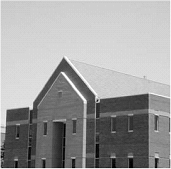
#> input picture igreja.tif, 171 x 169 px
$ python PDI_ImageHistogram.py
#> lines starting #> are read from the running program, lines starting #| are printed output that depends on the picture
# Versao simples, sem interface onde usuario pode carregar qualquer imagem. Previsto para v2.

import cv2
from matplotlib import pyplot as plt

def HistLinha(img, color):

    # Ajustes do Figure
    fig = plt.figure(3, figsize=(15, 8))
    tit = fig.suptitle("PDI: Histogramas", fontsize="x-large")
    tit.set_y(0.95)
    fig.subplots_adjust(top=0.85)

    ax1 = fig.add_subplot(121)
    ax2 = fig.add_subplot(122)

    ax1.set_title("Imagem Original")
    ax2.set_title("Histograma de Linhas ")

    ax1.axis('off')

    plt.ylabel("Frequencia")
    plt.xlabel("Pixels")

    if color is 1:
        #vetor de cores para linhas do histogram
        color = ('b', 'g', 'r')

        # Precisa converter img em RGB para usar no pylpot
        img = cv2.cvtColor(img, cv2.COLOR_BGR2RGB)
        ax1.imshow(img)

    else:
        color = ('b');
        ax1.imshow(img, 'gray')

    # For com a qtde de indices do vetor
    for i, cor in enumerate(color):
        hist = cv2.calcHist([img], [i], None, [256], [0, 256])
        ax2.plot(hist, color=cor)
        plt.xlim([0, 256])

    #plt.show()


def HistLinhaBarra(img, color):

    # Ajustes do Figure
    fig = plt.figure(1, figsize=(15, 8))
    tit = fig.suptitle("PDI: Histogramas", fontsize="x-large")
    tit.set_y(0.95)
    fig.subplots_adjust(top=0.85)

    ax1 = fig.add_subplot(221)
    ax2 = fig.add_subplot(222)
    ax3 = fig.add_subplot(224)

    ax1.set_title("Imagem Original")
    ax2.set_title("Histograma de Linhas ")
    ax3.set_title("Histograma de Barras ")

    ax1.axis('off')

    plt.ylabel("Frequencia")
    plt.xlabel("Pixels")

    if color is 1:
        #vetor de cores para linhas do histogram
        color = ('b', 'g', 'r')

        # Precisa converter img em RGB para usar no pyplot
        img = cv2.cvtColor(img, cv2.COLOR_BGR2RGB)
        ax1.imshow(img)

    else:
        color = ('b');
        ax1.imshow(img, 'gray')


    # For com a qtde de indices do vetor
    for i, cor in enumerate(color):
        hist = cv2.calcHist([img], [i], None, [256], [0, 256])
        ax2.plot(hist, color=cor)
        plt.xlim([0, 256])

    ax3.hist(img.ravel(), 256, [0, 256])
    #plt.show()


def HistBarra(img, cor):

    # Ajustes do Figure
    fig = plt.figure(2, figsize=(15, 8))
    tit = fig.suptitle("PDI: Histogramas", fontsize="x-large")
    tit.set_y(0.95)
    fig.subplots_adjust(top=0.85)

    ax1 = fig.add_subplot(121)
    ax3 = fig.add_subplot(122)

    ax1.set_title("Imagem Original")
    ax3.set_title("Histograma de Barras ")

    ax1.axis('off')

    plt.ylabel("Frequencia")
    plt.xlabel("Pixels")

    # Cria um vetor com os dados da imagem
    imgArray = img.ravel()

    if cor is 1:

        # Precisa converter img em RGB para usar no pyplot
        img = cv2.cvtColor(img, cv2.COLOR_BGR2RGB)
        ax1.imshow(img)

    else:
        ax1.imshow(img, 'gray')

    ax3.hist(imgArray, 256, [0, 256])
    #plt.show()


# imread: 0 gray; 1 color; -1 alpha
cor = 0
img = cv2.imread('igreja.tif', cor)
#> img is the input picture: shape (169, 171); min 0, max 255, mean 158.2
HistLinhaBarra(img, cor)
HistBarra(img, cor)
HistLinha(img, cor)
plt.show()
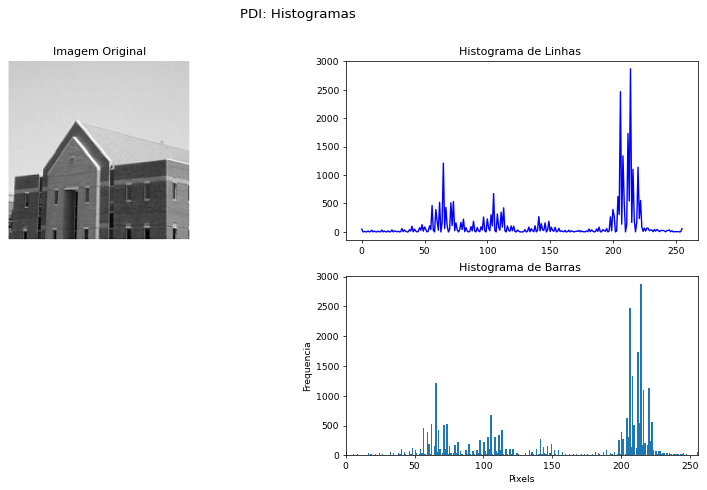
#> figure drawn by matplotlib, 3 panels; panel 2: curve peaks at x = 214, y = 2868; panel 3: tallest bar 2868 high, from x = 214 to 215
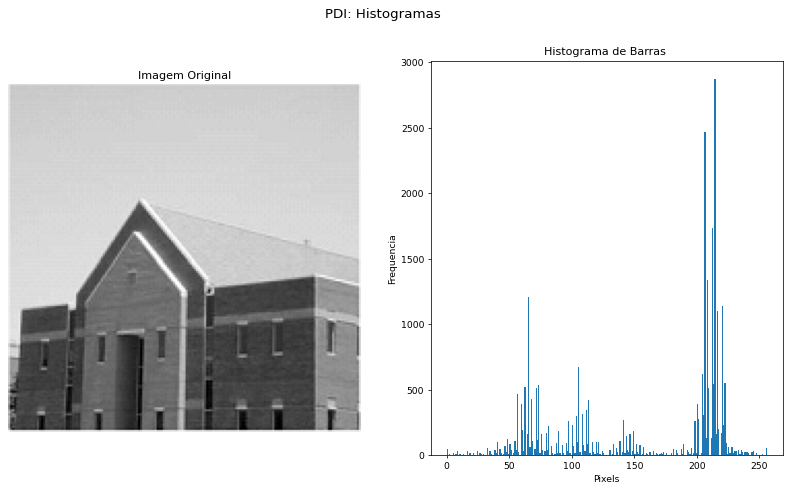
#> figure drawn by matplotlib, 2 panels; panel 2: tallest bar 2868 high, from x = 214 to 215
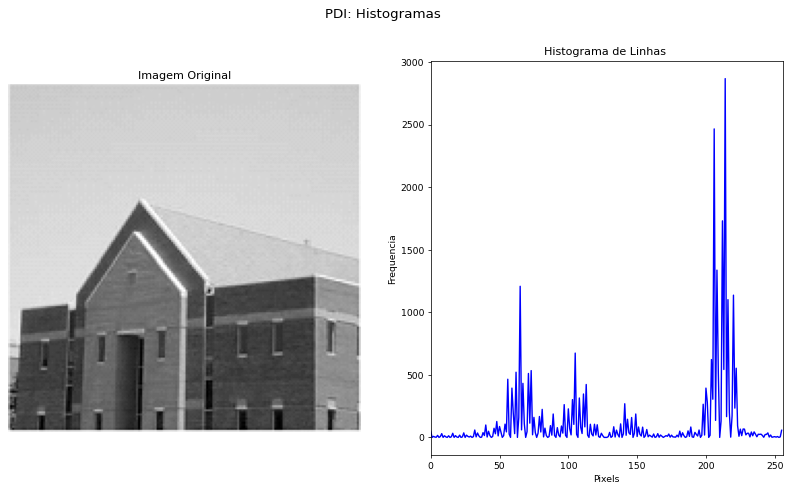
#> figure drawn by matplotlib, 2 panels; panel 2: curve peaks at x = 214, y = 2868

cor = 1
img = cv2.imread('losroques.jpg', cor)
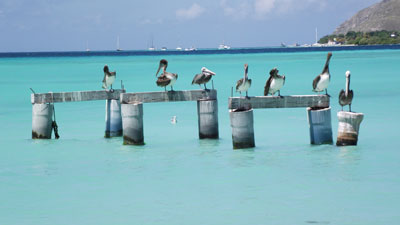
#> input picture losroques.JPG, 400 x 225 px, found by its file name
#> img is the input picture: shape (225, 400, 3); mean B, G, R 189.5, 176.9, 128.9
HistLinhaBarra(img, cor)
HistBarra(img, cor)
HistLinha(img, cor)
plt.show()
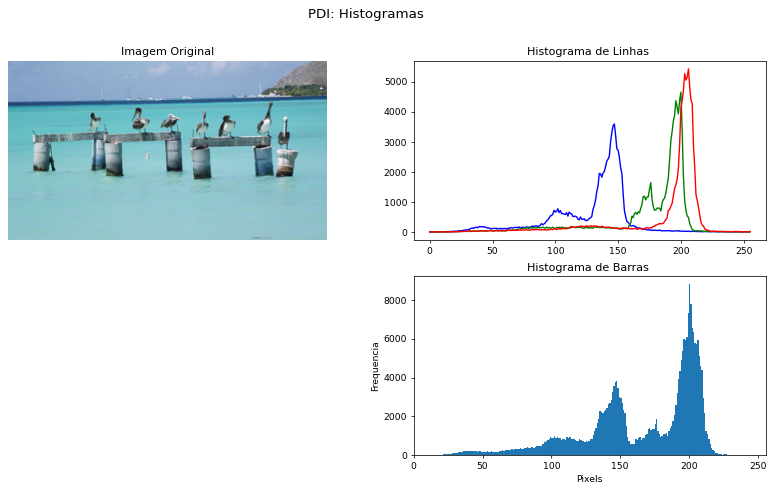
#> figure drawn by matplotlib, 3 panels; panel 2: curve peaks at x = 147, y = 3587; panel 2: curve peaks at x = 200, y = 4648; panel 2: curve peaks at x = 206, y = 5422; panel 3: tallest bar 8784 high, from x = 200 to 201
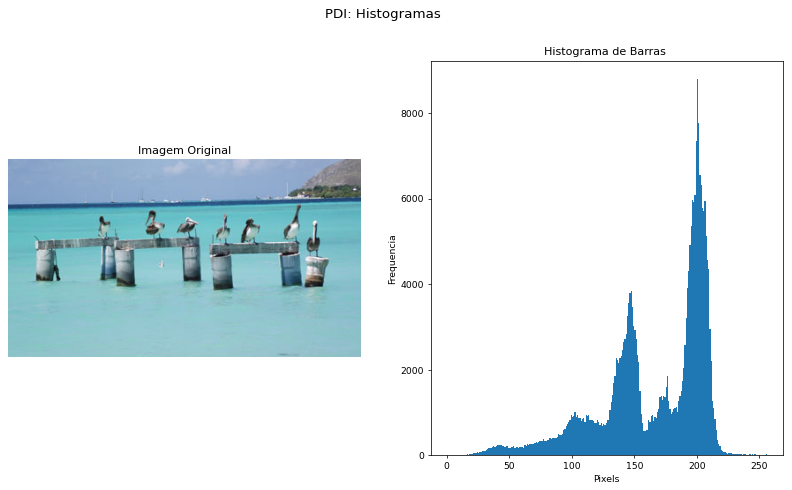
#> figure drawn by matplotlib, 2 panels; panel 2: tallest bar 8784 high, from x = 200 to 201
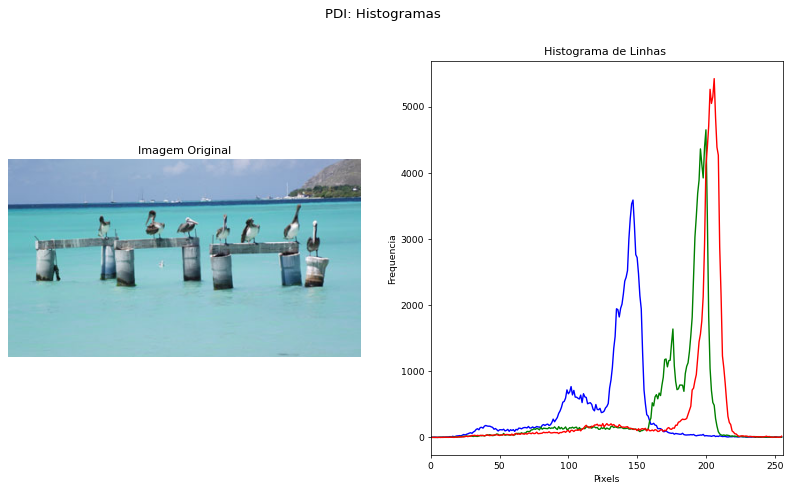
#> figure drawn by matplotlib, 2 panels; panel 2: curve peaks at x = 147, y = 3587; panel 2: curve peaks at x = 200, y = 4648; panel 2: curve peaks at x = 206, y = 5422

img = cv2.imread('suco.jpg', cor)
HistLinhaBarra(img, cor)
#> (the run stopped early here; a loop or call above may not have finished)
